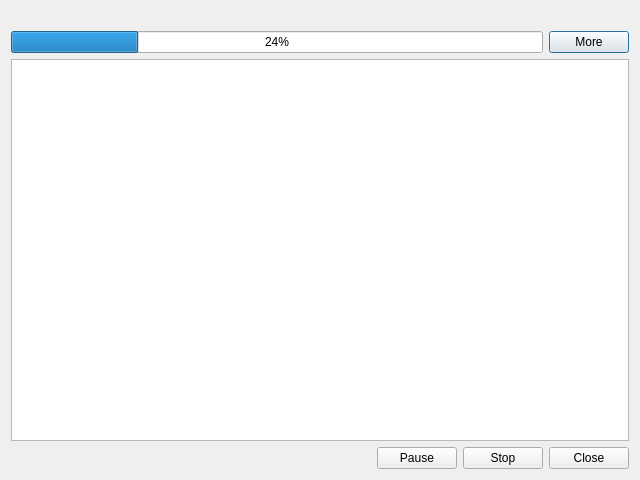
<?xml version="1.0" encoding="UTF-8"?>
<ui version="4.0">
 <class>TaskMonitor</class>
 <widget class="QDialog" name="TaskMonitor">
  <property name="geometry">
   <rect>
    <x>0</x>
    <y>0</y>
    <width>640</width>
    <height>480</height>
   </rect>
  </property>
  <property name="windowTitle">
   <string>Dialog</string>
  </property>
  <layout class="QGridLayout" name="gridLayout">
   <item row="0" column="0" colspan="2">
    <widget class="QLabel" name="statusLabel">
     <property name="text">
      <string>&lt;status&gt;</string>
     </property>
    </widget>
   </item>
   <item row="1" column="0">
    <widget class="QProgressBar" name="progressBar">
     <property name="value">
      <number>24</number>
     </property>
    </widget>
   </item>
   <item row="1" column="1">
    <widget class="QPushButton" name="moreButton">
     <property name="text">
      <string>More</string>
     </property>
    </widget>
   </item>
   <item row="2" column="0" colspan="2">
    <widget class="QTreeWidget" name="resultTree">
     <attribute name="headerVisible">
      <bool>false</bool>
     </attribute>
     <column>
      <property name="text">
       <string notr="true">1</string>
      </property>
     </column>
    </widget>
   </item>
   <item row="3" column="0" colspan="2">
    <layout class="QHBoxLayout" name="horizontalLayout">
     <item>
      <spacer name="horizontalSpacer">
       <property name="orientation">
        <enum>Qt::Horizontal</enum>
       </property>
       <property name="sizeHint" stdset="0">
        <size>
         <width>40</width>
         <height>20</height>
        </size>
       </property>
      </spacer>
     </item>
     <item>
      <widget class="QPushButton" name="pauseButton">
       <property name="text">
        <string>Pause</string>
       </property>
      </widget>
     </item>
     <item>
      <widget class="QPushButton" name="stopButton">
       <property name="text">
        <string>Stop</string>
       </property>
      </widget>
     </item>
     <item>
      <widget class="QPushButton" name="closeButton">
       <property name="text">
        <string>Close</string>
       </property>
      </widget>
     </item>
    </layout>
   </item>
  </layout>
 </widget>
 <resources/>
 <connections/>
</ui>
